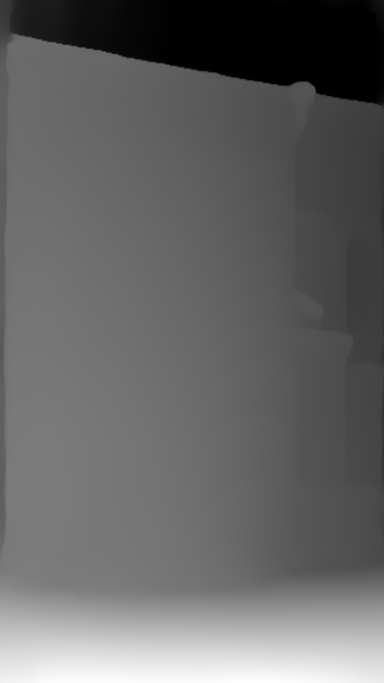
#> input picture tests/pogos-petros/frames/pogos_d_bg_depth.webp, 768 x 1365 px, given in place of pogos_d_bg_depth.webp.webp, which was not available (shown at 1/2 size)
$ python night10.py ../../../tests/pogos-petros/frames/pogos_d_bg_depth.webp ../../../tests/pogos-petros/frames/pogos_d_building.webp ../../../tests/pogos-petros/frames/pogos_d_building.webp   (older library calls are emulated)
#> lines starting #> are read from the running program, lines starting #| are printed output that depends on the picture; pictures that were not available may be replaced by others from this repository, and a replacement may not be noted
#!/usr/bin/env python3
"""Заход 10 (30.10.2026): ночь и закат = сам рисунок Gemini (правка кадра «тот же кадр ночью»), а не «день × размытая карта».
Картинка Gemini (полный размер, 1536×2752) совмещается с дневным слоем кадра по контурам (масштаб 0,9–1,1 по x и y, сдвиг —
cv2.matchTemplate на 1/4 и 1/2), переводится в его координаты на полном размере и уменьшается до 768×1365 (Lanczos).
Пиксели Gemini не дорисовываются: только сдвиг/масштаб (края — повтором крайних пикселей).
Проверка: сетка 4×6 клеток — остаточный сдвиг каждой клетки (px кадра 768) по контурам; печатается максимум.
Из корня репо:
  python3 pogos-petros/build/scripts/night10.py <кадр a..f> <картинка Gemini> night|sunset
  → tests/pogos-petros/frames/pogos_<кадр>_<night|sunset>.webp (+ копия pogos-petros/build/frames/)"""
import sys, shutil, numpy as np, cv2
from pathlib import Path
from PIL import Image

fr, src, kind = sys.argv[1], Path(sys.argv[2]), sys.argv[3]
T = Path('tests/pogos-petros/frames'); B = Path('pogos-petros/build/frames')
day = np.asarray(Image.open(T / ('pogos_%s.webp' % fr)).convert('RGB')); H, W = day.shape[:2]
#> further down, day is the input picture: shape (1365, 768, 3); min 0, max 254, mean 101.3
#> after `H, W = day.shape[:2]`: H = 1365; W = 768
full = Image.open(src).convert('RGB'); FW, FH = full.size
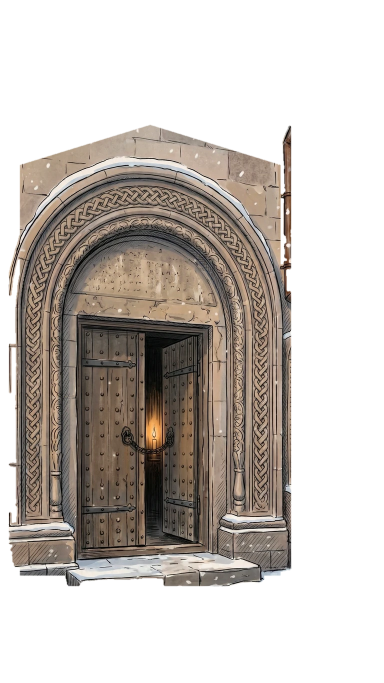
#> input picture tests/pogos-petros/frames/pogos_d_building.webp, 768 x 1365 px (shown at 1/2 size)
#> after `FW, FH = full.size`: FW = 768; FH = 1365
gem = np.asarray(full.resize((W, H), Image.LANCZOS))


def edges(a, k):
#> called with k = 0.25
    g = cv2.resize(cv2.cvtColor(a, cv2.COLOR_RGB2GRAY).astype(np.float32), None, fx=k, fy=k, interpolation=cv2.INTER_AREA)
    g = cv2.GaussianBlur(g, (0, 0), 1.2); gx = cv2.Sobel(g, cv2.CV_32F, 1, 0); gy = cv2.Sobel(g, cv2.CV_32F, 0, 1)
    m = np.sqrt(gx * gx + gy * gy)
    return m / (np.percentile(m, 99) + 1e-3)   # ночь темнее — контуры к одной шкале


def best_for(k, sxs, sys_, pad):
    ed = edges(day, k); h, w = ed.shape; eg0 = edges(gem, k); best = (-2, None)
#> after `h, w = ed.shape`: h = 341; w = 192
    big = cv2.copyMakeBorder(ed, pad, pad, pad, pad, cv2.BORDER_CONSTANT, value=0)
    for sx in sxs:
        for sy in sys_:
            eg = cv2.resize(eg0, (int(round(w * sx)), int(round(h * sy))))
            mh, mw = int(eg.shape[0] * 0.12), int(eg.shape[1] * 0.08)
            t = eg[mh:-mh, mw:-mw]
            r = cv2.matchTemplate(big, t, cv2.TM_CCOEFF_NORMED); _, mv, _, ml = cv2.minMaxLoc(r)
            if mv > best[0]:
                best = (mv, (sx, sy, (ml[0] - pad - mw) / k, (ml[1] - pad - mh) / k))
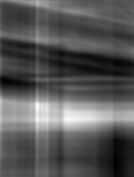
#> r: shape (177, 134) float32; min -0.1, max 0.212, mean 0.00748; drawn with min black and max white
#> after the loop, best = (0.227, (1.08, 1.06, -152, 20))
    return best


b1 = best_for(0.25, np.arange(0.90, 1.105, 0.01), np.arange(0.90, 1.105, 0.01), 60)
#> b1 = (0.227, (1.08, 1.06, -152, 20))
s0 = b1[1]
#> s0 = (1.08, 1.06, -152, 20)
b2 = best_for(0.5, np.arange(s0[0] - 0.012, s0[0] + 0.013, 0.003), np.arange(s0[1] - 0.012, s0[1] + 0.013, 0.003), 90)
#> call 2 of best_for, with k = 0.5, sxs = array of shape (9,), sys_ = array of shape (9,), pad = 90
#> in best_for (call 2), `big = cv2.copyMakeBorder(ed, pad, pad, pad, pad, cv2.BORDER_CONSTANT, ..`:
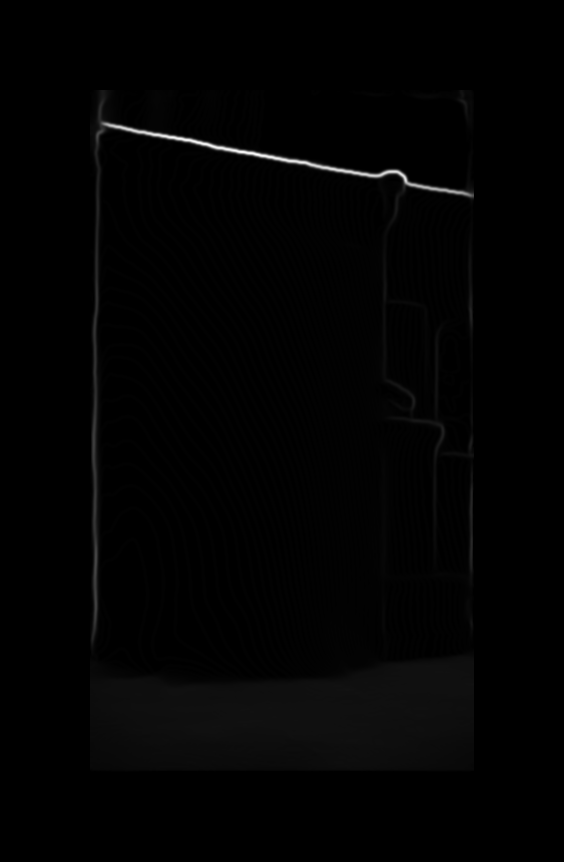
#> big: shape (862, 564) float32; min 0, max 5.47, mean 0.0587; drawn with min black and max white
#> after the loop in best_for (call 2), `for sx in sxs:`:
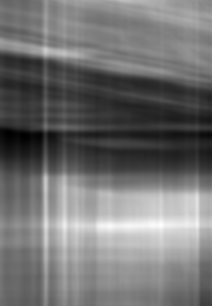
#> r: shape (306, 212) float32; min -0.0939, max 0.128, mean 0.00534; drawn with min black and max white
#> after the loop in best_for (call 2), `for sx in sxs:`: best = (0.129, (1.08, 1.07, 82, 96))
#> b2 = (0.129, (1.08, 1.07, 82, 96))
sx, sy, ox, oy = b2[1]
#> sx = 1.08; sy = 1.07; ox = 82; oy = 96
# тот же перенос на полном размере: кадр 2×, картинка Gemini — в своём размере
k2 = 2.0; fx, fy = W * k2 / FW, H * k2 / FH
#> after `fx, fy = (W * k2 / FW, H * k2 / FH)`: fx = 2; fy = 2
M = np.float32([[sx * fx, 0, ox * k2], [0, sy * fy, oy * k2]])
#> M = [[2.15, 0, 164], [0, 2.14, 192]]
big = cv2.warpAffine(np.asarray(full), M, (int(W * k2), int(H * k2)), flags=cv2.INTER_CUBIC, borderMode=cv2.BORDER_REPLICATE)
#> big: shape (2730, 1536, 3)
out = Image.fromarray(big).resize((W, H), Image.LANCZOS)
# остаточный сдвиг по клеткам
oa = np.asarray(out); ed, eo = edges(day, 1.0), edges(oa, 1.0); worst = 0.0; cells = []
#> in edges (call 5), `gx = cv2.Sobel(g, cv2.CV_32F, 1, 0)`:
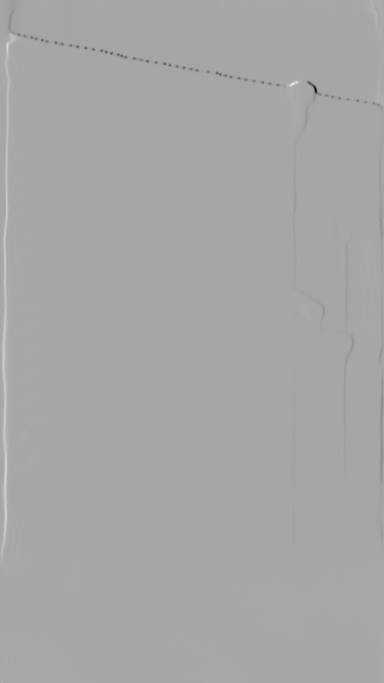
#> gx: shape (1365, 768) float32 (shown at 1/2 size); min -156, max 82.23, mean -0.4; drawn with min black and max white
#> in edges (call 6), `g = cv2.resize(cv2.cvtColor(a, cv2.COLOR_RGB2GRAY).astype(np.float32),..`:
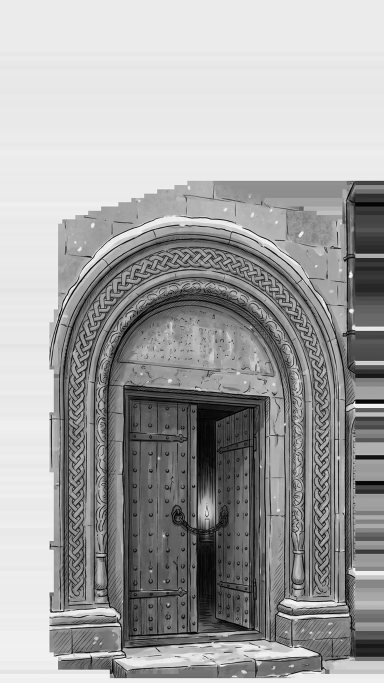
#> g: shape (1365, 768) float32 (shown at 1/2 size); min 0, max 255, mean 163.3
#> in edges (call 6), `m = np.sqrt(gx * gx + gy * gy)`:
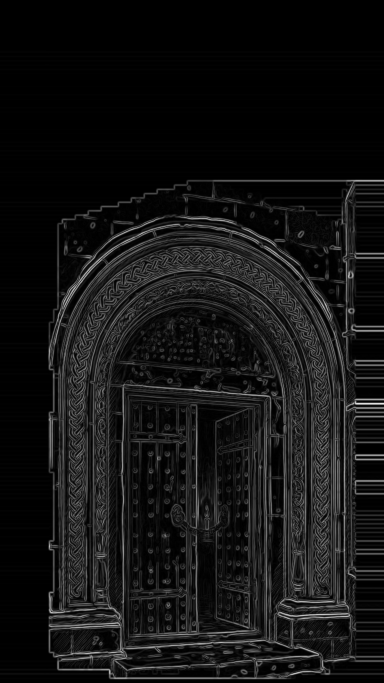
#> m: shape (1365, 768) float32 (shown at 1/2 size); min 0, max 549, mean 42.6; drawn with min black and max white
for j in range(6):
    for i in range(4):
        y0, y1, x0, x1 = j * H // 6, (j + 1) * H // 6, i * W // 4, (i + 1) * W // 4
        a, b = ed[y0:y1, x0:x1], eo[y0:y1, x0:x1]
        if a.std() < 0.02 or b.std() < 0.02: continue
        (dx, dy), resp = cv2.phaseCorrelate(a.astype(np.float64), b.astype(np.float64))
        if resp > 0.08: cells.append((i, j, round(dx, 1), round(dy, 1))); worst = max(worst, abs(dx), abs(dy))
#> after the loop, cells = [(3, 1, -69.7, 0.2), (0, 3, -28.6, 0.4), (0, 4, -47.1, 0.2), (0, 5, -0.1, -54.2)]
name = 'pogos_%s_%s.webp' % (fr, kind)
out.save(T / name, quality=90, method=6)
if B.exists(): shutil.copyfile(T / name, B / name)
print('%s %s: match %.3f/%.3f scale %.3f/%.3f offset %.1f,%.1f px; cells %d, worst residual %.1f px' % (name, src.name, b1[0], b2[0], sx, sy, ox, oy, len(cells), worst))
#> (printed output is left out)
print(' '.join('%d%d:%+.0f%+.0f' % c for c in cells))
#| 31:-70+0 03:-29+0 04:-47+0 05:-0-54
